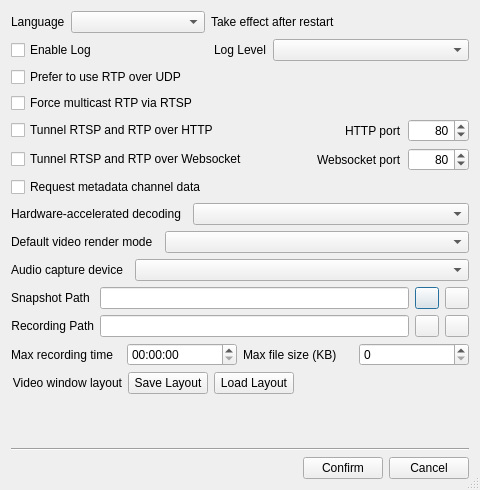
<?xml version="1.0" encoding="UTF-8"?>
<ui version="4.0">
 <class>SystemSetting</class>
 <widget class="QDialog" name="SystemSetting">
  <property name="geometry">
   <rect>
    <x>0</x>
    <y>0</y>
    <width>480</width>
    <height>490</height>
   </rect>
  </property>
  <property name="windowTitle">
   <string>System Settings</string>
  </property>
  <property name="sizeGripEnabled">
   <bool>true</bool>
  </property>
  <layout class="QVBoxLayout" name="verticalLayout">
   <item>
    <layout class="QHBoxLayout" name="horizontalLayout_9">
     <item>
      <widget class="QLabel" name="label_8">
       <property name="text">
        <string>Language</string>
       </property>
      </widget>
     </item>
     <item>
      <widget class="QComboBox" name="cmbLanguage">
       <property name="sizePolicy">
        <sizepolicy hsizetype="Expanding" vsizetype="Fixed">
         <horstretch>0</horstretch>
         <verstretch>0</verstretch>
        </sizepolicy>
       </property>
      </widget>
     </item>
     <item>
      <widget class="QLabel" name="label_3">
       <property name="text">
        <string>Take effect after restart</string>
       </property>
      </widget>
     </item>
     <item>
      <spacer name="horizontalSpacer_2">
       <property name="orientation">
        <enum>Qt::Horizontal</enum>
       </property>
       <property name="sizeHint" stdset="0">
        <size>
         <width>40</width>
         <height>20</height>
        </size>
       </property>
      </spacer>
     </item>
    </layout>
   </item>
   <item>
    <layout class="QHBoxLayout" name="horizontalLayout_7">
     <item>
      <widget class="QCheckBox" name="chkEnableLog">
       <property name="sizePolicy">
        <sizepolicy hsizetype="Expanding" vsizetype="Fixed">
         <horstretch>0</horstretch>
         <verstretch>0</verstretch>
        </sizepolicy>
       </property>
       <property name="text">
        <string>Enable Log</string>
       </property>
      </widget>
     </item>
     <item>
      <widget class="QLabel" name="label_6">
       <property name="text">
        <string>Log Level</string>
       </property>
      </widget>
     </item>
     <item>
      <widget class="QComboBox" name="cmbLogLevel">
       <property name="sizePolicy">
        <sizepolicy hsizetype="Expanding" vsizetype="Fixed">
         <horstretch>0</horstretch>
         <verstretch>0</verstretch>
        </sizepolicy>
       </property>
      </widget>
     </item>
    </layout>
   </item>
   <item>
    <widget class="QCheckBox" name="chkRtpOverUdp">
     <property name="sizePolicy">
      <sizepolicy hsizetype="Expanding" vsizetype="Fixed">
       <horstretch>0</horstretch>
       <verstretch>0</verstretch>
      </sizepolicy>
     </property>
     <property name="text">
      <string>Prefer to use RTP over UDP</string>
     </property>
    </widget>
   </item>
   <item>
    <widget class="QCheckBox" name="chkRtpMulticast">
     <property name="sizePolicy">
      <sizepolicy hsizetype="Expanding" vsizetype="Fixed">
       <horstretch>0</horstretch>
       <verstretch>0</verstretch>
      </sizepolicy>
     </property>
     <property name="text">
      <string>Force multicast RTP via RTSP</string>
     </property>
    </widget>
   </item>
   <item>
    <layout class="QHBoxLayout" name="horizontalLayout_8">
     <item>
      <widget class="QCheckBox" name="chkRtspOverHttp">
       <property name="sizePolicy">
        <sizepolicy hsizetype="Expanding" vsizetype="Fixed">
         <horstretch>0</horstretch>
         <verstretch>0</verstretch>
        </sizepolicy>
       </property>
       <property name="text">
        <string>Tunnel RTSP and RTP over HTTP</string>
       </property>
      </widget>
     </item>
     <item>
      <widget class="QLabel" name="label_7">
       <property name="text">
        <string>HTTP port</string>
       </property>
      </widget>
     </item>
     <item>
      <widget class="QSpinBox" name="spinHttpPort">
       <property name="alignment">
        <set>Qt::AlignRight|Qt::AlignTrailing|Qt::AlignVCenter</set>
       </property>
       <property name="prefix">
        <string/>
       </property>
       <property name="maximum">
        <number>65535</number>
       </property>
       <property name="value">
        <number>80</number>
       </property>
      </widget>
     </item>
    </layout>
   </item>
   <item>
    <layout class="QHBoxLayout" name="horizontalLayout_12">
     <item>
      <widget class="QCheckBox" name="chkRtspOverWs">
       <property name="sizePolicy">
        <sizepolicy hsizetype="Expanding" vsizetype="Fixed">
         <horstretch>0</horstretch>
         <verstretch>0</verstretch>
        </sizepolicy>
       </property>
       <property name="text">
        <string>Tunnel RTSP and RTP over Websocket</string>
       </property>
      </widget>
     </item>
     <item>
      <widget class="QLabel" name="label_12">
       <property name="text">
        <string>Websocket port</string>
       </property>
      </widget>
     </item>
     <item>
      <widget class="QSpinBox" name="spinWsPort">
       <property name="alignment">
        <set>Qt::AlignRight|Qt::AlignTrailing|Qt::AlignVCenter</set>
       </property>
       <property name="prefix">
        <string/>
       </property>
       <property name="maximum">
        <number>65535</number>
       </property>
       <property name="value">
        <number>80</number>
       </property>
      </widget>
     </item>
    </layout>
   </item>
   <item>
    <widget class="QCheckBox" name="chkMetadataChannel">
     <property name="sizePolicy">
      <sizepolicy hsizetype="Expanding" vsizetype="Fixed">
       <horstretch>0</horstretch>
       <verstretch>0</verstretch>
      </sizepolicy>
     </property>
     <property name="text">
      <string>Request metadata channel data</string>
     </property>
    </widget>
   </item>
   <item>
    <layout class="QHBoxLayout" name="horizontalLayout_11">
     <property name="spacing">
      <number>12</number>
     </property>
     <item>
      <widget class="QLabel" name="label_11">
       <property name="text">
        <string>Hardware-accelerated decoding</string>
       </property>
      </widget>
     </item>
     <item>
      <widget class="QComboBox" name="cmbHWDecoding">
       <property name="sizePolicy">
        <sizepolicy hsizetype="Expanding" vsizetype="Fixed">
         <horstretch>0</horstretch>
         <verstretch>0</verstretch>
        </sizepolicy>
       </property>
      </widget>
     </item>
    </layout>
   </item>
   <item>
    <layout class="QHBoxLayout" name="horizontalLayout_6">
     <property name="spacing">
      <number>12</number>
     </property>
     <item>
      <widget class="QLabel" name="label_5">
       <property name="text">
        <string>Default video render mode</string>
       </property>
      </widget>
     </item>
     <item>
      <widget class="QComboBox" name="cmbVideoRenderMode">
       <property name="sizePolicy">
        <sizepolicy hsizetype="Expanding" vsizetype="Fixed">
         <horstretch>0</horstretch>
         <verstretch>0</verstretch>
        </sizepolicy>
       </property>
      </widget>
     </item>
    </layout>
   </item>
   <item>
    <layout class="QHBoxLayout" name="horizontalLayout_13">
     <property name="spacing">
      <number>12</number>
     </property>
     <item>
      <widget class="QLabel" name="label_13">
       <property name="text">
        <string>Audio capture device</string>
       </property>
      </widget>
     </item>
     <item>
      <widget class="QComboBox" name="cmbAudioDevice">
       <property name="sizePolicy">
        <sizepolicy hsizetype="Expanding" vsizetype="Fixed">
         <horstretch>0</horstretch>
         <verstretch>0</verstretch>
        </sizepolicy>
       </property>
      </widget>
     </item>
    </layout>
   </item>
   <item>
    <layout class="QHBoxLayout" name="horizontalLayout">
     <item>
      <widget class="QLabel" name="label">
       <property name="text">
        <string>Snapshot Path </string>
       </property>
      </widget>
     </item>
     <item>
      <widget class="QLineEdit" name="editSnapshotPath"/>
     </item>
     <item>
      <widget class="QPushButton" name="btnBrowseSnapshotPath">
       <property name="maximumSize">
        <size>
         <width>24</width>
         <height>24</height>
        </size>
       </property>
       <property name="toolTip">
        <string>Select snapshot save path</string>
       </property>
       <property name="text">
        <string/>
       </property>
       <property name="icon">
        <iconset resource="../RtspClient.qrc">
         <normaloff>:/res/Resources/browse_folder.png</normaloff>:/res/Resources/browse_folder.png</iconset>
       </property>
      </widget>
     </item>
     <item>
      <widget class="QPushButton" name="btnOpenSnapshotPath">
       <property name="maximumSize">
        <size>
         <width>24</width>
         <height>24</height>
        </size>
       </property>
       <property name="toolTip">
        <string>Open snapshot path</string>
       </property>
       <property name="text">
        <string/>
       </property>
       <property name="icon">
        <iconset resource="../RtspClient.qrc">
         <normaloff>:/res/Resources/open_folder.png</normaloff>:/res/Resources/open_folder.png</iconset>
       </property>
      </widget>
     </item>
    </layout>
   </item>
   <item>
    <layout class="QHBoxLayout" name="horizontalLayout_2">
     <item>
      <widget class="QLabel" name="label_2">
       <property name="text">
        <string>Recording Path</string>
       </property>
       <property name="alignment">
        <set>Qt::AlignRight|Qt::AlignTrailing|Qt::AlignVCenter</set>
       </property>
      </widget>
     </item>
     <item>
      <widget class="QLineEdit" name="editRecordPath"/>
     </item>
     <item>
      <widget class="QPushButton" name="btnBrowseRecordPath">
       <property name="maximumSize">
        <size>
         <width>24</width>
         <height>24</height>
        </size>
       </property>
       <property name="toolTip">
        <string>Select video recording save path</string>
       </property>
       <property name="text">
        <string/>
       </property>
       <property name="icon">
        <iconset resource="../RtspClient.qrc">
         <normaloff>:/res/Resources/browse_folder.png</normaloff>:/res/Resources/browse_folder.png</iconset>
       </property>
      </widget>
     </item>
     <item>
      <widget class="QPushButton" name="btnOpenRecordPath">
       <property name="maximumSize">
        <size>
         <width>24</width>
         <height>24</height>
        </size>
       </property>
       <property name="toolTip">
        <string>Open video recording path</string>
       </property>
       <property name="text">
        <string/>
       </property>
       <property name="icon">
        <iconset resource="../RtspClient.qrc">
         <normaloff>:/res/Resources/open_folder.png</normaloff>:/res/Resources/open_folder.png</iconset>
       </property>
      </widget>
     </item>
    </layout>
   </item>
   <item>
    <layout class="QHBoxLayout" name="horizontalLayout_10">
     <item>
      <widget class="QLabel" name="label_9">
       <property name="text">
        <string>Max recording time</string>
       </property>
      </widget>
     </item>
     <item>
      <widget class="QTimeEdit" name="timeRecordTime">
       <property name="maximumTime">
        <time>
         <hour>23</hour>
         <minute>9</minute>
         <second>59</second>
        </time>
       </property>
       <property name="displayFormat">
        <string>HH:mm:ss</string>
       </property>
      </widget>
     </item>
     <item>
      <widget class="QLabel" name="label_10">
       <property name="text">
        <string>Max file size (KB)</string>
       </property>
      </widget>
     </item>
     <item>
      <widget class="QSpinBox" name="spinRecordSize">
       <property name="maximum">
        <number>1048576</number>
       </property>
      </widget>
     </item>
    </layout>
   </item>
   <item>
    <layout class="QHBoxLayout" name="horizontalLayout_4">
     <item>
      <widget class="QLabel" name="label_4">
       <property name="text">
        <string>Video window layout</string>
       </property>
       <property name="alignment">
        <set>Qt::AlignRight|Qt::AlignTrailing|Qt::AlignVCenter</set>
       </property>
      </widget>
     </item>
     <item>
      <widget class="QPushButton" name="btnSaveLayout">
       <property name="toolTip">
        <string/>
       </property>
       <property name="text">
        <string>Save Layout</string>
       </property>
      </widget>
     </item>
     <item>
      <widget class="QPushButton" name="btnLoadLayout">
       <property name="toolTip">
        <string/>
       </property>
       <property name="text">
        <string>Load Layout</string>
       </property>
      </widget>
     </item>
     <item>
      <spacer name="horizontalSpacer_3">
       <property name="orientation">
        <enum>Qt::Horizontal</enum>
       </property>
       <property name="sizeHint" stdset="0">
        <size>
         <width>40</width>
         <height>20</height>
        </size>
       </property>
      </spacer>
     </item>
    </layout>
   </item>
   <item>
    <spacer name="verticalSpacer">
     <property name="orientation">
      <enum>Qt::Vertical</enum>
     </property>
     <property name="sizeHint" stdset="0">
      <size>
       <width>20</width>
       <height>60</height>
      </size>
     </property>
    </spacer>
   </item>
   <item>
    <widget class="Line" name="line">
     <property name="orientation">
      <enum>Qt::Horizontal</enum>
     </property>
    </widget>
   </item>
   <item>
    <layout class="QHBoxLayout" name="horizontalLayout_3">
     <item>
      <spacer name="horizontalSpacer">
       <property name="orientation">
        <enum>Qt::Horizontal</enum>
       </property>
       <property name="sizeHint" stdset="0">
        <size>
         <width>40</width>
         <height>20</height>
        </size>
       </property>
      </spacer>
     </item>
     <item>
      <widget class="QPushButton" name="btnConfirm">
       <property name="text">
        <string>Confirm</string>
       </property>
      </widget>
     </item>
     <item>
      <widget class="QPushButton" name="btnCancel">
       <property name="text">
        <string>Cancel</string>
       </property>
      </widget>
     </item>
    </layout>
   </item>
  </layout>
 </widget>
 <tabstops>
  <tabstop>editSnapshotPath</tabstop>
  <tabstop>btnBrowseSnapshotPath</tabstop>
  <tabstop>btnOpenSnapshotPath</tabstop>
  <tabstop>editRecordPath</tabstop>
  <tabstop>btnBrowseRecordPath</tabstop>
  <tabstop>btnOpenRecordPath</tabstop>
  <tabstop>btnConfirm</tabstop>
  <tabstop>btnCancel</tabstop>
 </tabstops>
 <resources>
  <include location="../RtspClient.qrc"/>
 </resources>
 <connections/>
</ui>
